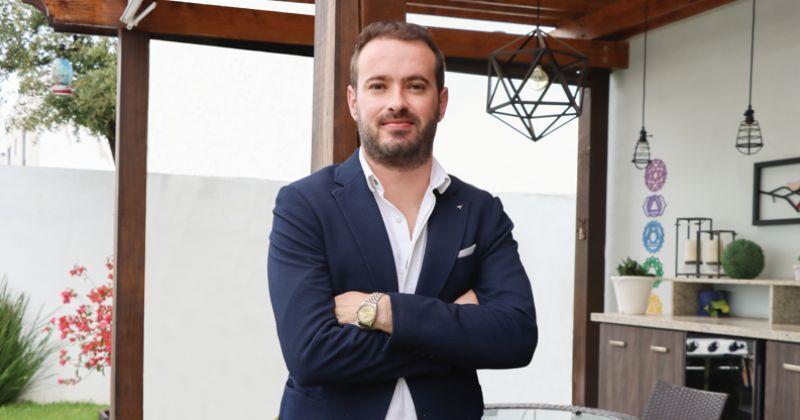
#> input picture assets/speakers/Inigo-Rumayor-1.jpg, 800 x 420 px; its folder holds only this picture in this run
$ python crop-speakers-square.py
#> lines starting #> are read from the running program, lines starting #| are printed output that depends on the picture
"""Generate square, face-centered speaker crops for email use."""
import cv2
from PIL import Image
from pathlib import Path

SRC_DIR = Path('website/public/assets/speakers')
OUT_DIR = Path('website/public/assets/email/speakers-square')
OUT_SIZE = 400
FACE_CASCADE = cv2.CascadeClassifier(
    str(Path(cv2.__file__).parent / 'data' / 'haarcascade_frontalface_alt2.xml')
)


def detect_face_center(path: Path):
    """Return (cx, cy) of the largest detected face, or image center."""
    gray = cv2.imread(str(path), cv2.IMREAD_GRAYSCALE)
    if gray is None:
        raise RuntimeError(f'Could not read {path}')
    h, w = gray.shape
    faces = FACE_CASCADE.detectMultiScale(
        gray, scaleFactor=1.05, minNeighbors=3, minSize=(30, 30)
    )
    if len(faces) == 0:
        print(f'  no face found, using center for {path.name}')
        return w / 2, h / 2
    largest = max(faces, key=lambda r: r[2] * r[3])
    x, y, fw, fh = largest
    return x + fw / 2, y + fh / 2


def centered_square_crop(pil_img: Image.Image, cx: float, cy: float):
    """Return a square crop centered on (cx, cy), clamped to image bounds."""
    w, h = pil_img.size
    size = min(w, h)
    half = size / 2
    left = max(0, min(cx - half, w - size))
    top = max(0, min(cy - half, h - size))
    return pil_img.crop((left, top, left + size, top + size))


def main():
    OUT_DIR.mkdir(parents=True, exist_ok=True)
    for src in sorted(SRC_DIR.iterdir()):
        if src.suffix.lower() not in {'.jpg', '.jpeg', '.png'}:
            continue
        cx, cy = detect_face_center(src)
#> in detect_face_center, `gray = cv2.imread(str(path), cv2.IMREAD_GRAYSCALE)`:
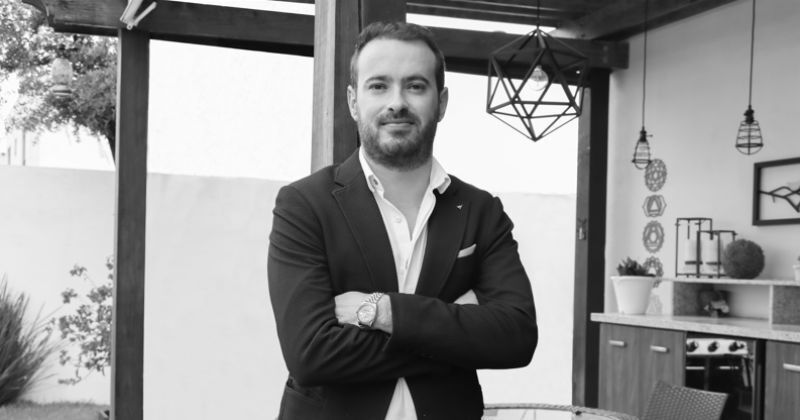
#> gray: shape (420, 800); min 2, max 255, mean 145.5
#> in detect_face_center, `faces = FACE_CASCADE.detectMultiScale( gray, scaleFactor=1.05, minNeig..`: faces = [[345, 46, 103, 103]]
#> in detect_face_center, `largest = max(faces, key=lambda r: r[2] * r[3])`: largest = [345, 46, 103, 103]
#> in detect_face_center, `x, y, fw, fh = largest`: x = 345; y = 46; fw = 103
#> cx = 396.5; cy = 97.5
        img = Image.open(src)
        if img.mode in ('RGBA', 'P'):
            img = img.convert('RGB')
        crop = centered_square_crop(img, cx, cy).resize(
            (OUT_SIZE, OUT_SIZE), Image.LANCZOS
        )
#> in centered_square_crop, `left = max(0, min(cx - half, w - size))`: left = 186.5
#> in centered_square_crop, `top = max(0, min(cy - half, h - size))`: top = 0
#> in centered_square_crop, `return pil_img.crop((left, top, left + size, top + size))`:
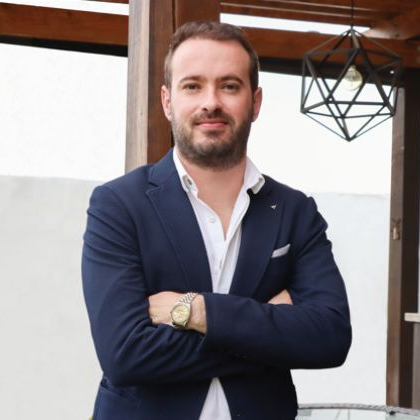
#> returned value: PIL image 420x420 RGB; mean R, G, B 141.9, 134, 135.4
        out_name = src.stem + '.jpg'
        crop.save(OUT_DIR / out_name, 'JPEG', quality=90)
        print(f'{src.name} -> {out_name}')


if __name__ == '__main__':
    main()

$ run again, on assets/speakers/edwin-cruz.jpg
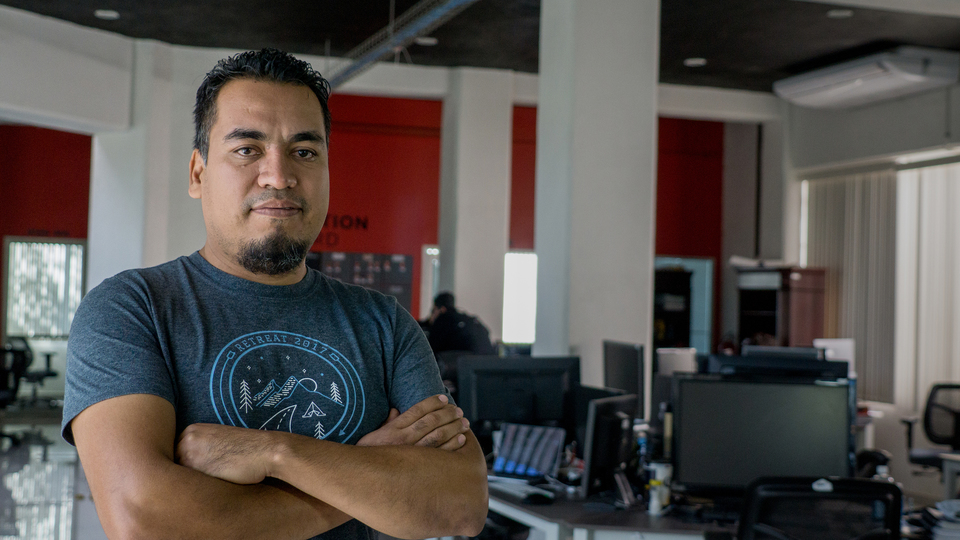
#> input picture assets/speakers/edwin-cruz.jpg, 960 x 540 px
#> in detect_face_center, `gray = cv2.imread(str(path), cv2.IMREAD_GRAYSCALE)`:
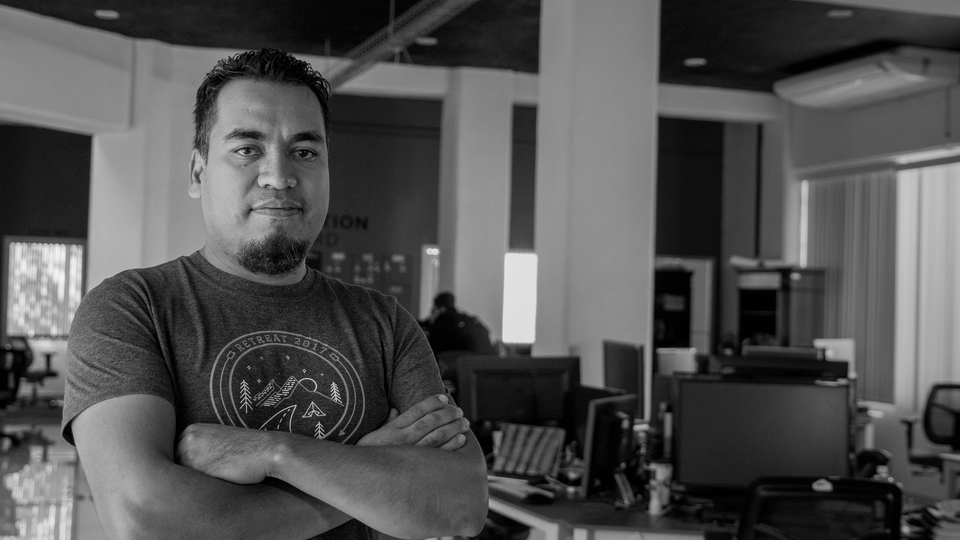
#> gray: shape (540, 960); min 0, max 246, mean 81.6
#> faces = [[195, 88, 161, 161]]
#> largest = [195, 88, 161, 161]
#> x = 195; y = 88; fw = 161
#> cx = 275.5; cy = 168.5
#> left = 5.5
#> top = 0
#> in centered_square_crop, `return pil_img.crop((left, top, left + size, top + size))`:
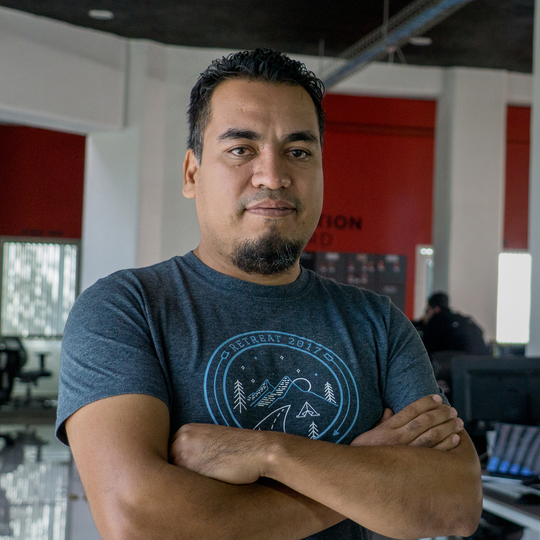
#> returned value: PIL image 540x540 RGB; mean R, G, B 91.6, 83, 79.6

$ run again, on assets/speakers/jonh-kleinad.jpeg
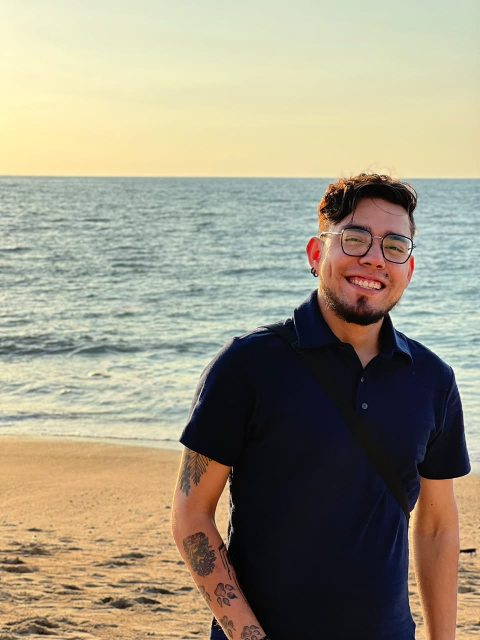
#> input picture assets/speakers/jonh-kleinad.jpeg, 960 x 1280 px (shown at 1/2 size)
#> in detect_face_center, `gray = cv2.imread(str(path), cv2.IMREAD_GRAYSCALE)`:
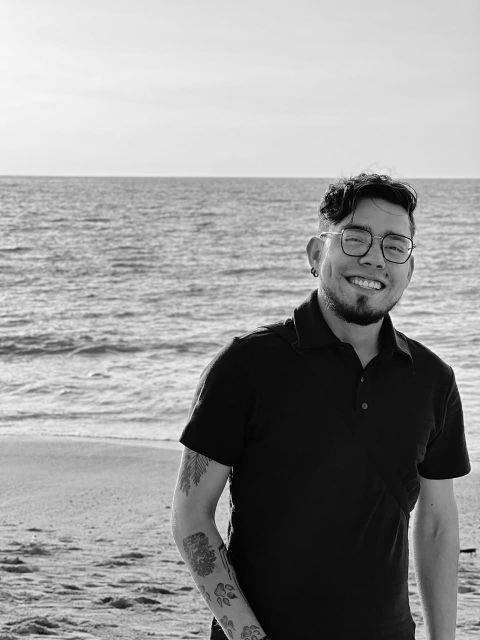
#> gray: shape (1280, 960) (shown at 1/2 size); min 0, max 255, mean 150.4
#> faces = [[427, 990, 48, 48], [795, 1150, 55, 55]]
#> largest = [795, 1150, 55, 55]
#> x = 795; y = 1150; fw = 55
#> cx = 822.5; cy = 1177.5
#> left = 0
#> top = 320
#> in centered_square_crop, `return pil_img.crop((left, top, left + size, top + size))`:
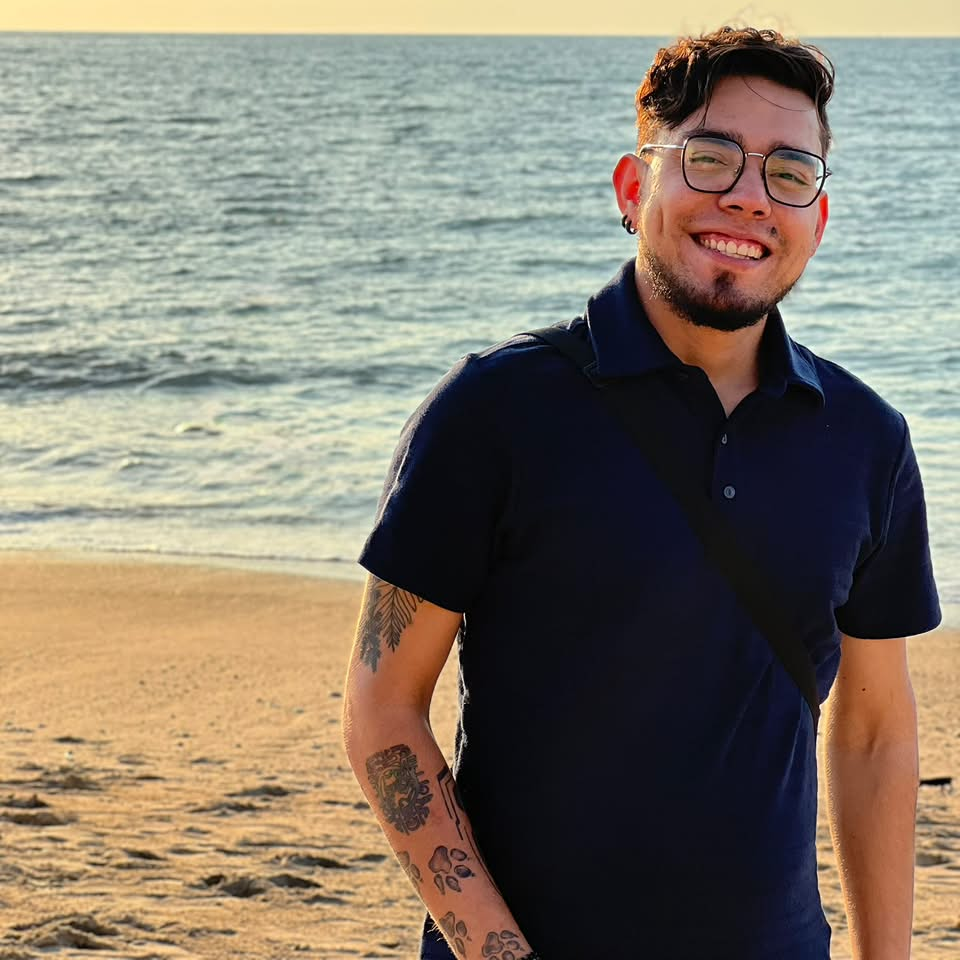
#> returned value: PIL image 960x960 RGB; mean R, G, B 132.8, 124.2, 109.7
